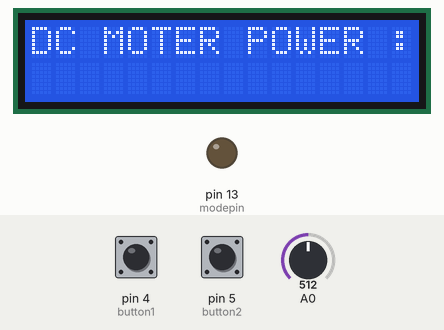
This sketch was run on a simulated Arduino Uno, built with avr-gcc and run on an emulated ATmega328P. Shown: 16×2 character LCD, output pins drawn as LEDs (lit = HIGH). Dashed ring = blinking. The test bench sets the inputs (shaded band); at power-on: A0 = 512, pin 4 (button1) HIGH, pin 5 (button2) HIGH. What the sketch prints to the serial monitor is not drawn.

Above: at 1.2 s.
1.3 s: A0 set to 530
At 2.2 s:
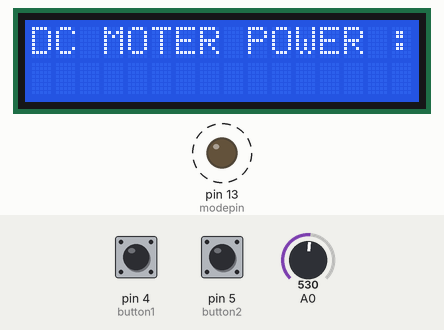
4.3 s: A0 set to 511
At 6.5 s:
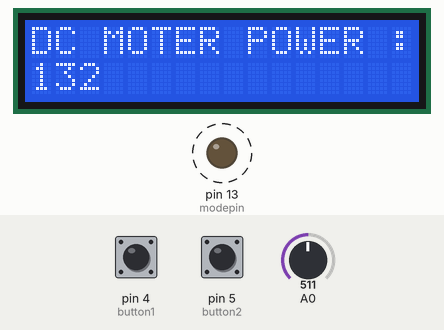
7.3 s: A0 set to 306
At 14.1 s:
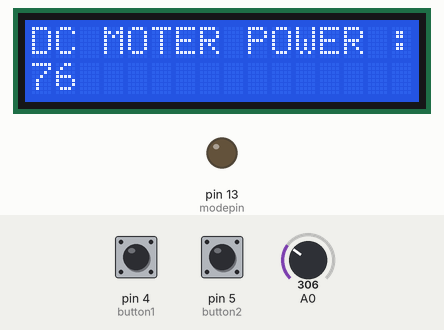
Timing chart, 0 to 14.3 s (numbered marks = the images above; inputs shaded):
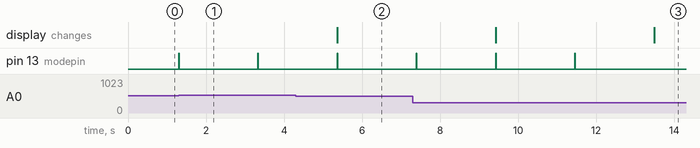

The sketch:

master.ino
```cpp
/*
  예제 221-3-1 (A아두이노용코드/마스터)
  아두이노에 가변저항을 A0에 연결했다!
  0~1023의 아날로그값을 0~255로 map한 다음에 B아두이노로 값을 RS485로 전송해보자!
  B는 그값을 받아서 모터드라이버의 ENB핀을 제어할것이다!
  그리고 버튼을 D4와 D5에 하나씩 연결해서 D4를 누르면 정방향으로 설정하고 D5를 누르면 방향을 역방향으로 설정하라!
  1602LCD의 SDA핀을 A4에 연결하고 SCL핀을 A5에 연결하자!
 */

#include <SoftwareSerial.h>
#include <Wire.h>
#include <LiquidCrystal_I2C.h>

#define master 0x99 //153
#define slave1 0x00 //B아두이노
#define slave2 0x01 //C아두이노
#define command1 0x01 //방향
#define command2 0x02 //파워
#define modepin 13
#define readmode LOW
#define sendmode HIGH

#define button1 4 //정방향
#define button2 5 //역방향
int pre_analog = 0;

LiquidCrystal_I2C lcd(0x27,16,2);
SoftwareSerial rs485(2, 3); // RX, TX

byte direct_forward[8]={0,0,0,0,0,0,0,0}; //정방향
byte direct_backward[8]={1,0,0,0,0,0,0,0}; //정방향

void setup() {
  // put your setup code here, to run once:
  Serial.begin(9600); //PC-아두이노간 TTL통신
  rs485.begin(9600); //아두이노-rs485간 TTL통신
  pinMode(modepin,OUTPUT); //송수신제어핀
  digitalWrite(modepin,readmode); //수신모드

  pinMode(button1,INPUT_PULLUP);
  pinMode(button2,INPUT_PULLUP);
  lcd.init();
  lcd.backlight();

  lcd.clear();
  lcd.setCursor(0,0);
  lcd.print("DC MOTER POWER : ");

  pre_analog = analogRead(A0);
  pre_analog = map(pre_analog,0,1023,0,255);
}

void loop() {
  // put your main code here, to run repeatedly:
  //버튼을 눌렀을때 방향에 관련된부분을 전송해보자!
  if(digitalRead(button1) ==LOW){
   //슬레이브1에게 전송
   rs485_send(slave1,command1,direct_forward);
   byte recv[10];
    if(rs485_receive(recv) == -1){
      Serial.println("슬레이브1 오프라인");
    }else{
      for(int i = 0;i<10;i++){
        if(i==2 || i == 3){
          Serial.print((char)recv[i]);
        }else{
          Serial.print(recv[i],HEX);
        }
        Serial.print(",");
      }
      Serial.println();
    }
    //슬레이브2에게 전송
   rs485_send(slave2,command1,direct_forward);
    if(rs485_receive(recv) == -1){
      Serial.println("슬레이브2 오프라인");
    }else{
      for(int i = 0;i<10;i++){
        if(i==2 || i == 3){
          Serial.print((char)recv[i]);
        }else{
          Serial.print(recv[i],HEX);
        }
        Serial.print(",");
      }
      Serial.println();
    }
   delay(100);
  }
  if(digitalRead(button2) ==LOW){
    //슬레이브1번
   rs485_send(slave1,command1,direct_backward);
   byte recv[10];
    if(rs485_receive(recv) == -1){
      Serial.println("슬레이브1 오프라인");
    }else{
      for(int i = 0;i<10;i++){
        if(i==2 || i == 3){
          Serial.print((char)recv[i]);
        }else{
          Serial.print(recv[i],HEX);
        }
        Serial.print(",");
      }
      Serial.println();
    }
    //슬레이브2번
   rs485_send(slave2,command1,direct_backward);

    if(rs485_receive(recv) == -1){
      Serial.println("슬레이브2 오프라인");
    }else{
      for(int i = 0;i<10;i++){
        if(i==2 || i == 3){
          Serial.print((char)recv[i]);
        }else{
          Serial.print(recv[i],HEX);
        }
        Serial.print(",");
      }
      Serial.println();
    }
   delay(100);
  }


  //가변저항의 값이 변화될때마다 슬레이브들에게 값을 전송해보자!
  int analog = analogRead(A0); // 0~1023 -> 0~255
  analog = map(analog,0,1023,0,255); //0~255

  //할거다하고~~
  if(pre_analog != analog){
    //슬레이브1에게 보내는 부분(request)
    //아날로그값을 전송하는 메시지패킷을 만들자
    byte msg[8]={analog,0,0,0,0,0,0,0};
    rs485_send(slave1,command2,msg);

    byte recv[10];
    if(rs485_receive(recv) == -1){
      Serial.println("슬레이브1 오프라인");
    }else{
      for(int i = 0;i<10;i++){
        if(i==2 || i == 3){
          Serial.print((char)recv[i]);
        }else{
          Serial.print(recv[i],HEX);
        }
        Serial.print(",");
      }
      Serial.println();
    }
    //슬레이브2에게 전송
    rs485_send(slave2,command2,msg);

    if(rs485_receive(recv) == -1){
      Serial.println("슬레이브2 오프라인");
    }else{
      for(int i = 0;i<10;i++){
        if(i==2 || i == 3){
          Serial.print((char)recv[i]);
        }else{
          Serial.print(recv[i],HEX);
        }
        Serial.print(",");
      }
      Serial.println();
    }
    lcd.clear();
    lcd.setCursor(0,0);
    lcd.print("DC MOTER POWER : ");
    lcd.setCursor(0,1);
    lcd.print(analog);
  }

  pre_analog = analog;
}

void rs485_send(byte id, byte command, byte message[]){
  byte data[10];
  data[0] = id;
  data[1] = command;
  for(int i =2;i<10;i++){
    data[i] = message[i-2];
  }
  //단순 결과확인 출력문
  Serial.print("(마스터)송신데이터=");
  for(int i = 0;i<10;i++){
    Serial.print(data[i]);
    Serial.print(",");
  }
  Serial.println();

  //송신부분
  digitalWrite(modepin,sendmode);
  rs485.write(data,10);
  digitalWrite(modepin,readmode);
}

int rs485_receive(byte recv[]){
  //슬레이브1에서 날린 데이터가 존재할때까지 무한루프
  unsigned long t = millis(); //루프진입직전의 시간
  while(1){
    if(millis() - t > 2000){
      //루프안에서 누른 스톱워치하고 t하고의 시간차이가 2000ms 이상이면~
      //Serial.println("오프라인");
      return -1;
      break;
    }
    if(rs485.available()){
      //485모듈에서 아두이노쪽으로 수신한값이 존재한다면~
      //데이터 읽기
      rs485.readBytes(recv,10);
      /*
      Serial.print("(마스터)수신데이터=");
      for(int i =0;i<10;i++){
        Serial.print(recv[i],HEX);
        Serial.print(",");
      }
      Serial.println();
      */
      return 0;
      break;
    }
  }
}
```

Measured:
- the behaviour switches between 513 and 514 on A0 (found by bisection; images 0 and 1)
- after the input at 1.3 s, pin 13 (modepin): alternates HIGH for 0.01 s and LOW for 2.0 s, starting at once
- after the input at 4.3 s, pin 13 (modepin): LOW → HIGH after 1.1 s, → LOW 0.01 s later
- after the input at 7.3 s, the display: first differs from a run without the input after 6.2 s (image 3)
